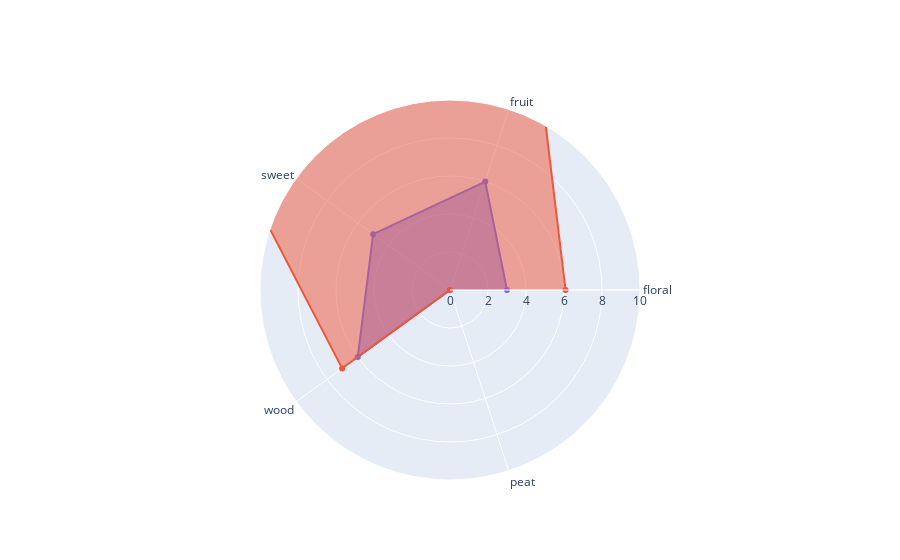

The cell this chart's notebook holds for it:
### Markdown cell above
### compare flavorprofiles with biggest variance

### Code cell
compare_visual("000879",n)

### Figure 1 — Plotly figure (JSON) as saved in the notebook; plotly's stock layout.template omitted (floating-point values rounded to 4 significant figures)
{"data": [{"fill": "toself", "name": "panelist", "r": [3, 6, 5, 6, 0], "theta": ["floral", "fruit", "sweet", "wood", "peat"], "type": "scatterpolar"}, {"fill": "toself", "name": "MS_prediction", "r": [6.081, 14.36, 15.5, 7.018, 0], "theta": ["floral", "fruit", "sweet", "wood", "peat"], "type": "scatterpolar"}], "layout": {"polar": {"radialaxis": {"range": [0, 10], "visible": true}}, "showlegend": false}}
